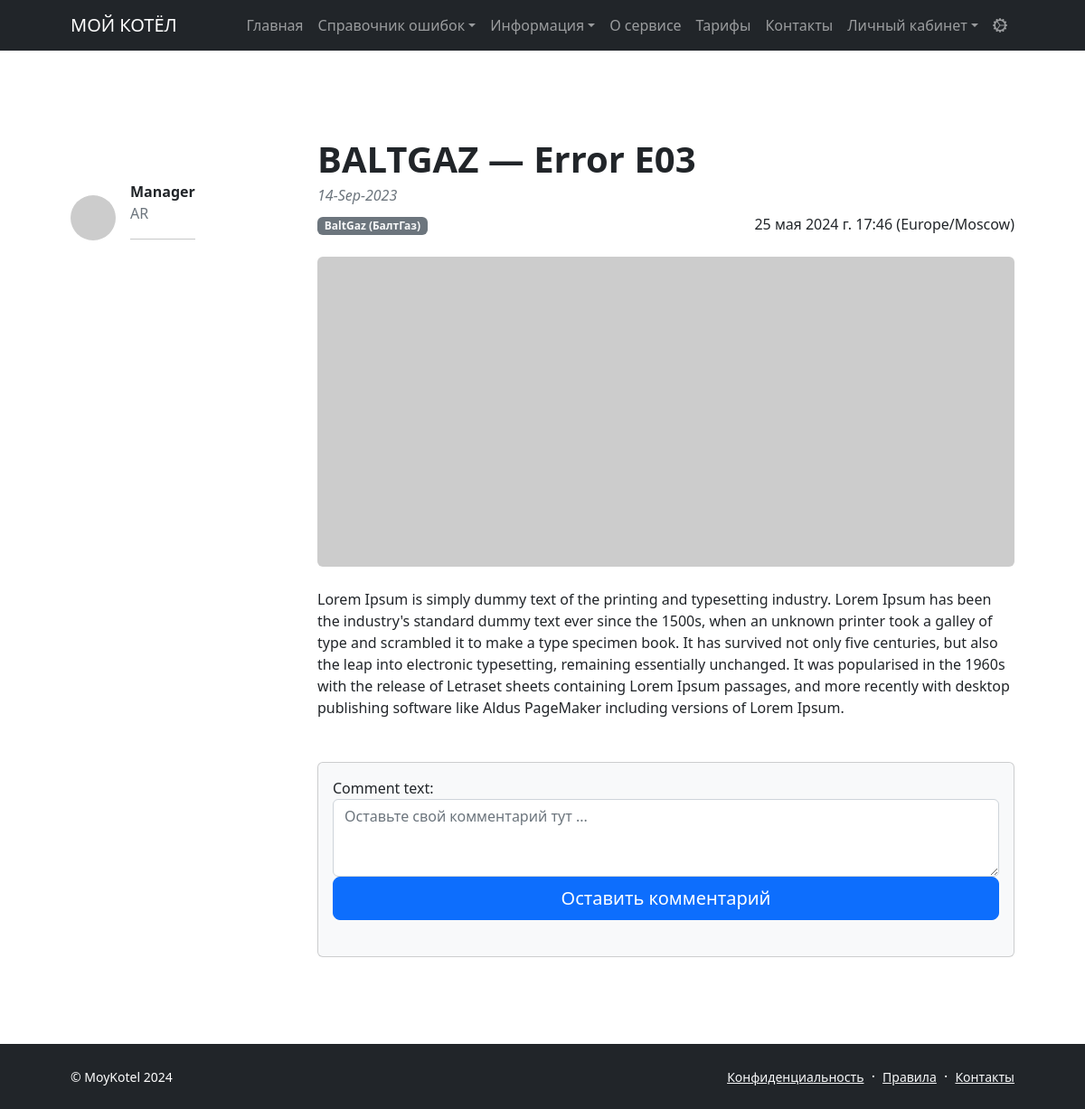
Screenshot of /oshibki-kotlov/11 with the database file from the repository.
### moykotel/models.py (models this page shows, shortened)
class Post(models.Model):
    post_author = models.ForeignKey(
        Author,
        on_delete=models.CASCADE,
        related_name='author'
    )
    post_category = models.ManyToManyField(
        Category,
        through='PostCategory',
        related_name='posts'
    )
    post_title = models.CharField(
        max_length=56,
        db_index=True,
        unique=True
    )
    post_text = models.TextField()
    post_date = models.DateField(auto_now_add=True)
    post_rating = models.SmallIntegerField(default=0)
    ARTICLE = 'AR'
    NEWS = 'NW'
    CATEGORY_TYPES = [
        (ARTICLE, "Статья"),
        (NEWS, "Новость")
    ]
    post_type = models.CharField(max_length=2, choices=CATEGORY_TYPES, default=ARTICLE)

class Author(models.Model):
    author_user = models.OneToOneField(User, on_delete=models.CASCADE)
    author_rating = models.SmallIntegerField(default=0)

class Category(models.Model):
    category_name = models.CharField(max_length=64, unique=True)
    subscribers = models.ManyToManyField(User, blank=True, null=True, related_name='categories')

### moykotel/views.py (the view, shortened to what this page needs)
# urls.py: path('oshibki-kotlov/<int:id>', cache_page(300)(PostDetail.as_view()), name='post_detail'),
class PostDetail(FormMixin, DetailView):
    model = Post
    template_name = 'moykotel/post.html'
    context_object_name = 'post'
    pk_url_kwarg = 'id'
    form_class = CommentForm
    queryset = Post.objects.all()
    def get_context_data(self, **kwargs):
        context = super().get_context_data(**kwargs)
        context['current_time'] = timezone.localtime(timezone.now())
        context['timezones'] = pytz.common_timezones
        return context
    def post(self, request, *args, **kwargs):
        self.object = self.get_object()
        request.session['django_timezone'] = request.POST['timezone']
        form = self.get_form()
        if form.is_valid():
            return self.form_valid(form)
        else:
            return self.form_invalid(form)
    def get_object(self, *args, **kwargs):
        obj = cache.get(self.kwargs["id"], None)
        if not obj:
            obj = super().get_object(queryset=self.queryset)
            cache.set(self.kwargs["id"], obj)
        return obj

### moykotel/forms.py
class CommentForm(forms.ModelForm):
    class Meta:
        model = Comment
        fields = ('comment_text',)
    def __init__(self, *args, **kwargs):
        super().__init__(*args, **kwargs)
        for field in self.fields:
            self.fields[field].widget.attrs['class'] = 'form-control'
        self.fields['comment_text'].widget = Textarea(attrs={
            'class': 'form-control',
            'rows': 3,
            'placeholder': 'Оставьте свой комментарий тут ...'
        })

### moykotel/templatetags/custom_filters.py (called while the page is built)
@register.filter()
def date_format(value):
   return datetime.strftime(value, '%d-%b-%Y')

@register.filter()
def censor(text):
    if isinstance(text, str):
        cens_list = ['редиска', 'чудак']
        filter_text = re.split(r"\W", text)
        for word in filter_text:
            if word in cens_list:
                cens_word = word[0] + '*' * (len(word) - 1)
                text = text.replace(word, cens_word)
        return text
    else:
        print(f'Переменная {text} не может быть обработана, так как не является строкой :(')

### moykotel/templatetags/custom_tags.py (called while the page is built)
@register.simple_tag()
def copyright(format_string='%Y'):
   return f'© MoyKotel {datetime.utcnow().strftime(format_string)}'

### templates/moykotel/post.html (shortened to what this page needs)
{% extends 'moykotel/default.html' %}
{% load custom_filters %}
{% load i18n %}
{% load tz %}
{% block page_content %}
            <section class="py-5">
                <div class="container px-5 my-5">
                    <div class="row gx-5">
                        <div class="col-lg-3">
                            <div class="d-flex align-items-center mt-lg-5 mb-4">
                                <img class="img-fluid rounded-circle" src="https://dummyimage.com/50x50/ced4da/6c757d.jpg" alt="..." />
                                <div class="ms-3">
                                    <div class="fw-bold">{{ post.post_author.author_user }}</div>
                                    <div class="text-muted">{{ post.post_type}}</div>
                                    <hr>
                                </div>
                            </div>
                        </div>
                        <div class="col-lg-9">
                            <article>
                                <header class="mb-4">
                                    <h1 class="fw-bolder mb-1">{{ post.post_title }}</h1>
                                    <div class="text-muted fst-italic mb-2">{{ post.post_date|date_format }}</div>
                                    <div style="float: right">
                                        {% get_current_timezone as TIME_ZONE %}
                                        {{ current_time|timezone:TIME_ZONE }} ({{ TIME_ZONE }})
                                    </div>
                                    {% for category in post.post_category.all %}
                                        <a class="badge bg-secondary text-decoration-none link-light" href="{% url 'posts_search' %}?post_category={{ category.id }}">{{ category.category_name }}</a>
                                    {% endfor %}
                                </header>
                                <figure class="mb-4"><img class="img-fluid rounded" src="https://dummyimage.com/900x400/ced4da/6c757d.jpg" alt="..." /></figure>
                                <section class="mb-5">
                                    {{ post.post_text|censor }}
                                </section>
                            </article>
                            <section>
                                <div class="card bg-light">
                                    <div class="card-body">
                                        <form action="" class="mb-4" method="post">
                                            {{ form }}
                                            <div class="d-grid">
                                                <button class="btn btn-primary btn-lg" id="submitButton" type="submit">{% trans "Оставить комментарий" %}</button>
                                            </div>
                                        </form>
                                    </div>
                                </div>
                            </section>
                        </div>
                    </div>
                </div>
            </section>
{% endblock page_content %}

### rows the page displays
Post: post_author.author_user "Manager", post_type "AR", post_title "BALTGAZ — Error E03", post_date "14-Sep-2023", post_text|censor "Lorem Ipsum is simply dummy text of the printing and typesetting industry. Lorem Ipsum has been the industry's standard dummy text ever since the 1500s, when an unknown printer took a galley of type and scrambled it to make a type specimen book. It has survived not only five centuries, but also the leap into electronic typesetting, remaining essentially unchanged. It was popularised in the 1960s with the release of Letraset sheets containing Lorem Ipsum passages, and more recently with desktop publishing software like Aldus PageMaker including versions of Lorem Ipsum."
Category: category_name "BaltGaz (БалтГаз)"

### other values shown
{{ current_time|timezone:TIME_ZONE }} "25 мая 2024 г. 17:46"
{{ TIME_ZONE }} "Europe/Moscow"
